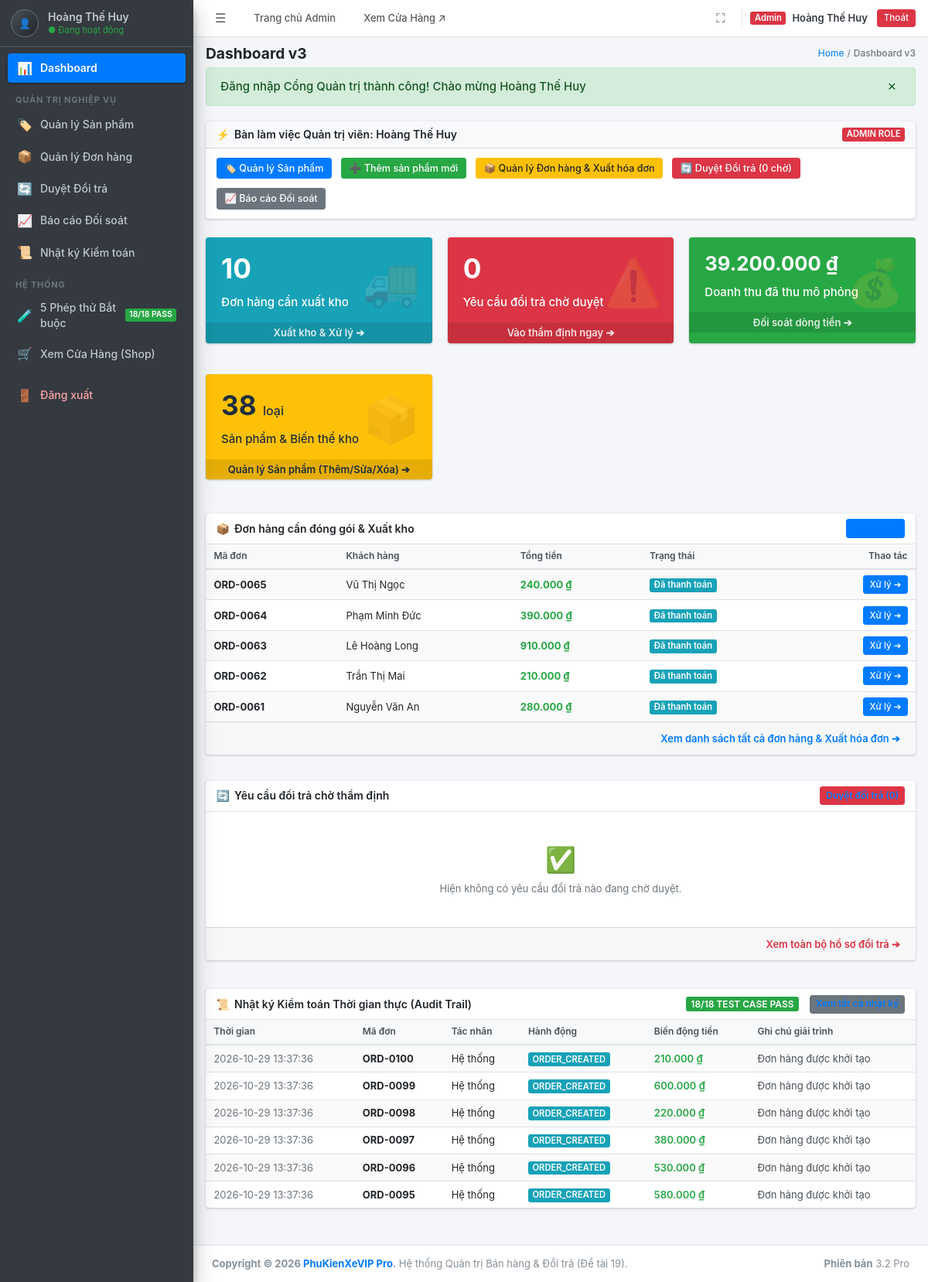
The page /admin/index.php (signed in) on the database its author committed.
### tables this page shows
CREATE TABLE orders (
    id INT AUTO_INCREMENT PRIMARY KEY,
    order_code VARCHAR(40) NOT NULL UNIQUE,
    user_id INT NOT NULL,
    status ENUM('PENDING', 'PAID', 'PROCESSING', 'SHIPPED', 'DELIVERED', 'CANCELLED', 'EXPIRED', 'PARTIALLY_RETURNED', 'RETURNED') NOT NULL DEFAULT 'PENDING',
    total_amount DECIMAL(12, 2) NOT NULL CHECK (total_amount >= 0),
    shipping_address VARCHAR(255) NOT NULL,
    customer_phone VARCHAR(20) NOT NULL,
    expires_at TIMESTAMP NULL,  
    created_at TIMESTAMP DEFAULT CURRENT_TIMESTAMP,
    updated_at TIMESTAMP DEFAULT CURRENT_TIMESTAMP ON UPDATE CURRENT_TIMESTAMP,
    CONSTRAINT fk_orders_user FOREIGN KEY (user_id) REFERENCES users(id)
);

CREATE TABLE users (
    id INT AUTO_INCREMENT PRIMARY KEY,
    username VARCHAR(50) NOT NULL UNIQUE,
    password_hash VARCHAR(255) NOT NULL,
    full_name VARCHAR(100) NOT NULL,
    email VARCHAR(100) NOT NULL UNIQUE,
    phone VARCHAR(20) NOT NULL,
    address VARCHAR(255) NOT NULL,
    role ENUM('customer', 'staff', 'manager') NOT NULL DEFAULT 'customer',
    created_at TIMESTAMP DEFAULT CURRENT_TIMESTAMP
);

CREATE TABLE order_audit_logs (
    id INT AUTO_INCREMENT PRIMARY KEY,
    order_id INT NOT NULL,
    actor_id INT NULL,
    actor_role VARCHAR(30) NOT NULL,
    action VARCHAR(60) NOT NULL,
    old_state VARCHAR(50) NULL,
    new_state VARCHAR(50) NULL,
    quantity_change INT NOT NULL DEFAULT 0,
    amount_change DECIMAL(12, 2) NOT NULL DEFAULT 0.00,
    note TEXT NULL,
    created_at TIMESTAMP DEFAULT CURRENT_TIMESTAMP,
    CONSTRAINT fk_audit_order FOREIGN KEY (order_id) REFERENCES orders(id) ON DELETE CASCADE
);

### src/Session.php (called while the page is built, shortened)
<?php
function isAdminContext(): bool
{
    $uri = $_SERVER['REQUEST_URI'] ?? '';
    $script = $_SERVER['SCRIPT_NAME'] ?? '';
    $file = $_SERVER['SCRIPT_FILENAME'] ?? '';
    return str_starts_with($uri, '/admin')
        || str_contains($script, '/admin/')
        || str_contains(str_replace('\\', '/', $file), '/admin/');
}
function userSessionKey(): string
{
    return isAdminContext() ? 'admin_user' : 'customer_user';
}
function currentUser(): ?array
{
    $key = userSessionKey();
    if (isset($_SESSION[$key]) && is_array($_SESSION[$key])) {
        return $_SESSION[$key];
    }
    return null;
}

### src/Database.php (called while the page is built, shortened)
<?php
function queryParams(mysqli $connection, string $sql, array $params = []): mysqli_stmt
{
    try {
        $statement = $connection->prepare($sql);
        if (!empty($params)) {
            $statement->execute($params);
        } else {
            $statement->execute();
        }
        return $statement;
    } catch (mysqli_sql_exception $e) {
        throw new RuntimeException('DATABASE_OPERATION_FAILED: ' . $e->getMessage(), (int)$e->getCode());
    }
}
function fetchAll(mysqli_stmt $stmt): array
{
    $result = $stmt->get_result();
    return $result->fetch_all(MYSQLI_ASSOC);
}
function fetchOne(mysqli_stmt $stmt): ?array
{
    $result = $stmt->get_result();
    $row = $result->fetch_assoc();
    return $row ?: null;
}

### src/AuditLogService.php (called while the page is built, shortened)
<?php
require_once __DIR__ . '/Database.php';
final class AuditLogService
{
    public function getRecentLogs(int $limit = 50): array
    {
        $sql = "SELECT al.*, o.order_code, u.full_name AS actor_name
                FROM order_audit_logs al
                JOIN orders o ON al.order_id = o.id
                LEFT JOIN users u ON al.actor_id = u.id
                ORDER BY al.id DESC
                LIMIT ?";
        $stmt = queryParams($this->db, $sql, [$limit]);
        return fetchAll($stmt);
    }
}

### public/admin/index.php (the view, shortened to what this page needs)
<?php
require_once __DIR__ . '/../src/Database.php';
require_once __DIR__ . '/../src/AuditLogService.php';
require_once __DIR__ . '/../src/Session.php';
require_once __DIR__ . '/../src/Input.php';
$db = db();
$orderStats = fetchOne(queryParams($db, "
    SELECT
        COUNT(*) AS total,
        SUM(CASE WHEN status IN ('PAID', 'PROCESSING') THEN 1 ELSE 0 END) AS need_ship,
        SUM(CASE WHEN status = 'SHIPPED' THEN 1 ELSE 0 END) AS shipping,
        SUM(CASE WHEN status = 'DELIVERED' THEN 1 ELSE 0 END) AS delivered,
        SUM(CASE WHEN status IN ('PARTIALLY_RETURNED', 'RETURNED') THEN 1 ELSE 0 END) AS returned,
        SUM(CASE WHEN status = 'PENDING' THEN 1 ELSE 0 END) AS pending
    FROM orders
")) ?: [];
$returnStats = fetchOne(queryParams($db, "
    SELECT
        COUNT(*) AS total,
        SUM(CASE WHEN status = 'REQUESTED' THEN 1 ELSE 0 END) AS pending_review,
        SUM(CASE WHEN status = 'COMPLETED' THEN 1 ELSE 0 END) AS completed,
        COALESCE(SUM(CASE WHEN status = 'COMPLETED' THEN total_refund_amount ELSE 0 END), 0) AS total_refunded
    FROM returns
")) ?: [];
$financeStats = fetchOne(queryParams($db, "
    SELECT
        COALESCE(SUM(CASE WHEN status = 'SUCCESS' THEN amount ELSE 0 END), 0) AS total_received,
        COUNT(CASE WHEN status = 'SUCCESS' THEN 1 END) AS successful_payments
    FROM payment_events
")) ?: [];
$stockStats = fetchOne(queryParams($db, "
    SELECT
        COUNT(DISTINCT product_id) AS total_products,
        COUNT(id) AS total_variants,
        SUM(CASE WHEN stock_quantity <= 5 THEN 1 ELSE 0 END) AS low_stock
    FROM variants
")) ?: [];
$pendingReturnsList = fetchAll(queryParams($db, "
    SELECT r.*, o.order_code, u.full_name AS customer_name
    FROM returns r
    JOIN orders o ON r.order_id = o.id
    JOIN users u ON r.user_id = u.id
    WHERE r.status = 'REQUESTED'
    ORDER BY r.id DESC
    LIMIT 5
"));
$urgentOrdersList = fetchAll(queryParams($db, "
    SELECT o.*, u.full_name AS customer_name
    FROM orders o
    JOIN users u ON o.user_id = u.id
    WHERE o.status IN ('PAID', 'PROCESSING')
    ORDER BY o.id DESC
    LIMIT 5
"));
$auditService = new AuditLogService($db);
$recentLogs = $auditService->getRecentLogs(6);
require __DIR__ . '/../templates/admin_header.php';
?>
<div class="card-admin" style="margin-bottom: 24px;">
    <div class="card-admin-header" style="background-color: #f8f9fa;">
        <h3 class="card-admin-title">
            <span>⚡</span> Bàn làm việc Quản trị viên: <?= e($user['full_name']) ?>
        </h3>
        <div class="card-admin-tools">
            <span class="badge-admin badge-danger">ADMIN ROLE</span>
        </div>
    </div>
    <div class="card-admin-body" style="display: flex; gap: 12px; flex-wrap: wrap; align-items: center;">
        <a href="/admin/products.php" class="btn-admin btn-admin-primary">
            🏷️ Quản lý Sản phẩm
        </a>
        <a href="/admin/products.php?action=new" class="btn-admin btn-admin-success">
            ➕ Thêm sản phẩm mới
        </a>
        <a href="/admin/orders.php" class="btn-admin btn-admin-warning">
            📦 Quản lý Đơn hàng & Xuất hóa đơn
        </a>
        <a href="/admin/returns.php" class="btn-admin btn-admin-danger">
            🔄 Duyệt Đổi trả (<?= (int)$returnStats['pending_review'] ?> chờ)
        </a>
        <a href="/admin/reports.php" class="btn-admin btn-admin-secondary">
            📈 Báo cáo Đối soát
        </a>
    </div>
</div>
<div style="display: grid; grid-template-columns: repeat(auto-fit, minmax(240px, 1fr)); gap: 20px; margin-bottom: 24px;">
    <div class="small-box bg-info">
        <div class="inner">
            <h3><?= (int)$orderStats['need_ship'] ?></h3>
            <p>Đơn hàng cần xuất kho</p>
        </div>
        <div class="icon">🚚</div>
        <a href="/admin/orders.php?status=PAID" class="small-box-footer">
            Xuất kho & Xử lý ➔
        </a>
    </div>
    <div class="small-box bg-danger">
        <div class="inner">
            <h3><?= (int)$returnStats['pending_review'] ?></h3>
            <p>Yêu cầu đổi trả chờ duyệt</p>
        </div>
        <div class="icon">⚠️</div>
        <a href="/admin/returns.php?status=REQUESTED" class="small-box-footer">
            Vào thẩm định ngay ➔
        </a>
    </div>
    <div class="small-box bg-success">
        <div class="inner">
            <h3 style="font-size: 1.6rem;"><?= formatMoney((float)$financeStats['total_received']) ?></h3>
            <p>Doanh thu đã thu mô phỏng</p>
        </div>
        <div class="icon">💰</div>
        <a href="/admin/reports.php" class="small-box-footer">
            Đối soát dòng tiền ➔
        </a>
    </div>
    <div class="small-box bg-warning">
        <div class="inner">
            <h3><?= (int)$stockStats['total_variants'] ?> <small style="font-size: 1rem; font-weight: 500;">loại</small></h3>
            <p>Sản phẩm & Biến thể kho</p>
        </div>
        <div class="icon">📦</div>
        <a href="/admin/products.php" class="small-box-footer">
            Quản lý Sản phẩm (Thêm/Sửa/Xóa) ➔
        </a>
    </div>
</div>
<div style="display: grid; grid-template-columns: repeat(auto-fit, minmax(460px, 1fr)); gap: 20px; margin-bottom: 24px;">
    <div class="card-admin">
        <div class="card-admin-header">
            <h3 class="card-admin-title">
                <span>📦</span> Đơn hàng cần đóng gói & Xuất kho
            </h3>
            <div class="card-admin-tools">
                <a href="/admin/orders.php" class="btn-admin btn-admin-primary btn-admin-sm">Tất cả đơn</a>
            </div>
        </div>
        <div class="card-admin-body" style="padding: 0;">
            <?php if (empty($urgentOrdersList)): ?>
                <div style="text-align: center; padding: 40px; color: #6c757d;">
                    <div style="font-size: 2rem;">🎉</div>
                    <p style="margin: 6px 0 0;">Không có đơn hàng nào tồn đọng cần xuất kho.</p>
                </div>
            <?php else: ?>
                <table class="table-admin table-striped table-hover" style="margin: 0;">
                    <thead>
                        <tr>
                            <th>Mã đơn</th>
                            <th>Khách hàng</th>
                            <th>Tổng tiền</th>
                            <th>Trạng thái</th>
                            <th style="text-align: right;">Thao tác</th>
                        </tr>
                    </thead>
                    <tbody>
                        <?php foreach ($urgentOrdersList as $uo): ?>
                            <tr>
                                <td>
                                    <strong><?= e($uo['order_code']) ?></strong>
                                </td>
                                <td><?= e($uo['customer_name']) ?></td>
                                <td style="font-weight: 700; color: #28a745;">
                                    <?= formatMoney((float)$uo['total_amount']) ?>
                                </td>
                                <td>
                                    <?= getStatusBadge($uo['status']) ?>
                                </td>
                                <td style="text-align: right;">
                                    <a href="/admin/orders.php" class="btn-admin btn-admin-primary btn-admin-sm">
                                        Xử lý ➔
                                    </a>
                                </td>
                            </tr>
                        <?php endforeach; ?>
                    </tbody>
                </table>
            <?php endif; ?>
        </div>
        <div class="card-admin-footer" style="text-align: right;">
            <a href="/admin/orders.php" style="font-size: 0.8125rem; font-weight: 600; color: #007bff; text-decoration: none;">
                Xem danh sách tất cả đơn hàng & Xuất hóa đơn ➔
            </a>
        </div>
    </div>
    <div class="card-admin">
        <div class="card-admin-header">
            <h3 class="card-admin-title">
                <span>🔄</span> Yêu cầu đổi trả chờ thẩm định
            </h3>
            <div class="card-admin-tools">
                <a href="/admin/returns.php" class="btn-admin btn-admin-danger btn-admin-sm">
                </a>
            </div>
        </div>
        <div class="card-admin-body" style="padding: 0;">
            <?php if (empty($pendingReturnsList)): ?>
                <div style="text-align: center; padding: 40px; color: #6c757d;">
                    <div style="font-size: 2rem;">✅</div>
                    <p style="margin: 6px 0 0;">Hiện không có yêu cầu đổi trả nào đang chờ duyệt.</p>
                </div>
            <?php endif; ?>
        </div>
        <div class="card-admin-footer" style="text-align: right;">
            <a href="/admin/returns.php" style="font-size: 0.8125rem; font-weight: 600; color: #dc3545; text-decoration: none;">
                Xem toàn bộ hồ sơ đổi trả ➔
            </a>
        </div>
    </div>
</div>
<div class="card-admin" id="test-suite-box" style="margin-bottom: 24px;">
    <div class="card-admin-header">
        <h3 class="card-admin-title">
            <span>📜</span> Nhật ký Kiểm toán Thời gian thực (Audit Trail)
        </h3>
        <div class="card-admin-tools">
            <span class="badge-admin badge-success" style="font-size: 0.75rem;">18/18 TEST CASE PASS</span>
            <a href="/admin/audit-logs.php" class="btn-admin btn-admin-secondary btn-admin-sm" style="margin-left: 8px;">
            </a>
        </div>
    </div>
    <div class="card-admin-body" style="padding: 0;">
        <table class="table-admin table-striped table-hover" style="margin: 0;">
            <thead>
                <tr>
                    <th>Thời gian</th>
                    <th>Mã đơn</th>
                    <th>Tác nhân</th>
                    <th>Hành động</th>
                    <th>Biến động tiền</th>
                    <th>Ghi chú giải trình</th>
                </tr>
            </thead>
            <tbody>
                <?php if (empty($recentLogs)): ?>
                    <tr>
                        <td colspan="6" style="text-align: center; padding: 24px; color: #6c757d;">Chưa có vết kiểm toán nào.</td>
                    </tr>
                <?php else: ?>
                    <?php foreach ($recentLogs as $log): ?>
                        <tr>
                            <td style="font-size: 0.8125rem; color: #6c757d;"><?= e($log['created_at']) ?></td>
                            <td><strong><?= e($log['order_code'] ?? '—') ?></strong></td>
                            <td><?= e($log['actor_name'] ?? 'Hệ thống') ?></td>
                            <td><span class="badge-admin badge-info"><?= e($log['action']) ?></span></td>
                            <td style="font-weight: 600; color: <?= (float)($log['amount_change'] ?? 0) > 0 ? '#28a745' : ((float)($log['amount_change'] ?? 0) < 0 ? '#dc3545' : '#6c757d') ?>;">
                                <?= (float)($log['amount_change'] ?? 0) != 0 ? formatMoney((float)$log['amount_change']) : '0đ' ?>
                            </td>
                            <td style="font-size: 0.8125rem; color: #495057;"><?= e($log['note']) ?></td>
                        </tr>
                    <?php endforeach; ?>
                <?php endif; ?>
            </tbody>
        </table>
    </div>
</div>
<?php require __DIR__ . '/../templates/admin_footer.php'; ?>

### src/Input.php (shortened to what this page needs)
<?php
function e(?string $value): string
{
    return htmlspecialchars($value, ENT_QUOTES | ENT_SUBSTITUTE, 'UTF-8');
}
function formatMoney(float $amount): string
{
    return number_format($amount, 0, ',', '.') . ' ₫';
}
function getStatusBadge(string $status): string
{
    $map = [
        'PENDING' => ['badge--warning', 'Chờ thanh toán / Giữ hàng'],
        'PAID' => ['badge--info', 'Đã thanh toán'],
        'PROCESSING' => ['badge--info', 'Đang xử lý'],
        'SHIPPED' => ['badge--primary', 'Đang giao hàng'],
        'DELIVERED' => ['badge--success', 'Đã giao thành công'],
        'CANCELLED' => ['badge--danger', 'Đã hủy'],
        'EXPIRED' => ['badge--danger', 'Hết hạn giữ hàng'],
        'PARTIALLY_RETURNED' => ['badge--warning', 'Đổi trả một phần'],
        'RETURNED' => ['badge--secondary', 'Đã trả toàn bộ'],
        'REQUESTED' => ['badge--warning', 'Chờ thẩm định'],
        'APPROVED' => ['badge--info', 'Đã duyệt'],
        'COMPLETED' => ['badge--success', 'Hoàn tất'],
        'REJECTED' => ['badge--danger', 'Đã từ chối']
    ];
    $info = $map[$status] ?? ['badge--secondary', $status];
    return sprintf('<span class="status-badge %s">%s</span>', $info[0], e($info[1]));
}

### rows shown on the page
orders: order_code "ORD-0065", user.full_name "Vũ Thị Ngọc", total_amount "240.000 ₫", status "Đã thanh toán"
orders: order_code "ORD-0064", user.full_name "Phạm Minh Đức", total_amount "390.000 ₫", status "Đã thanh toán"
orders: order_code "ORD-0063", user.full_name "Lê Hoàng Long", total_amount "910.000 ₫", status "Đã thanh toán"
orders: order_code "ORD-0062", user.full_name "Trần Thị Mai", total_amount "210.000 ₫", status "Đã thanh toán"
orders: order_code "ORD-0061", user.full_name "Nguyễn Văn An", total_amount "280.000 ₫", status "Đã thanh toán"
order_audit_logs: created_at "2026-10-29 13:37:36", order.order_code "ORD-0100", actor_name "Hệ thống", action "ORDER_CREATED", amount_change "210.000 ₫", note "Đơn hàng được khởi tạo"
order_audit_logs: created_at "2026-10-29 13:37:36", order.order_code "ORD-0099", actor_name "Hệ thống", action "ORDER_CREATED", amount_change "600.000 ₫", note "Đơn hàng được khởi tạo"
order_audit_logs: created_at "2026-10-29 13:37:36", order.order_code "ORD-0098", actor_name "Hệ thống", action "ORDER_CREATED", amount_change "220.000 ₫", note "Đơn hàng được khởi tạo"
order_audit_logs: created_at "2026-10-29 13:37:36", order.order_code "ORD-0097", actor_name "Hệ thống", action "ORDER_CREATED", amount_change "380.000 ₫", note "Đơn hàng được khởi tạo"
order_audit_logs: created_at "2026-10-29 13:37:36", order.order_code "ORD-0096", actor_name "Hệ thống", action "ORDER_CREATED", amount_change "530.000 ₫", note "Đơn hàng được khởi tạo"
order_audit_logs: created_at "2026-10-29 13:37:36", order.order_code "ORD-0095", actor_name "Hệ thống", action "ORDER_CREATED", amount_change "580.000 ₫", note "Đơn hàng được khởi tạo"

### other values the page prints
$user['full_name'] "Hoàng Thế Huy"
$pageTitle "Dashboard v3"
$breadcrumbCurrent "Dashboard v3"
$flash['message'] "Đăng nhập Cổng Quản trị thành công! Chào mừng Hoàng Thế Huy"
$returnStats['pending_review'] "0"
$orderStats['need_ship'] "10"
formatMoney((float)$financeStats['total_received']) "39.200.000 ₫"
$stockStats['total_variants'] "38"
